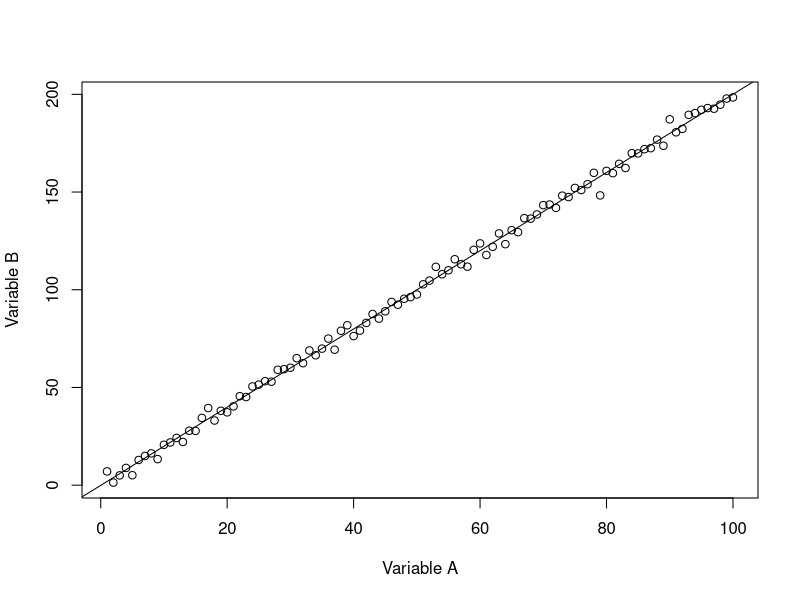
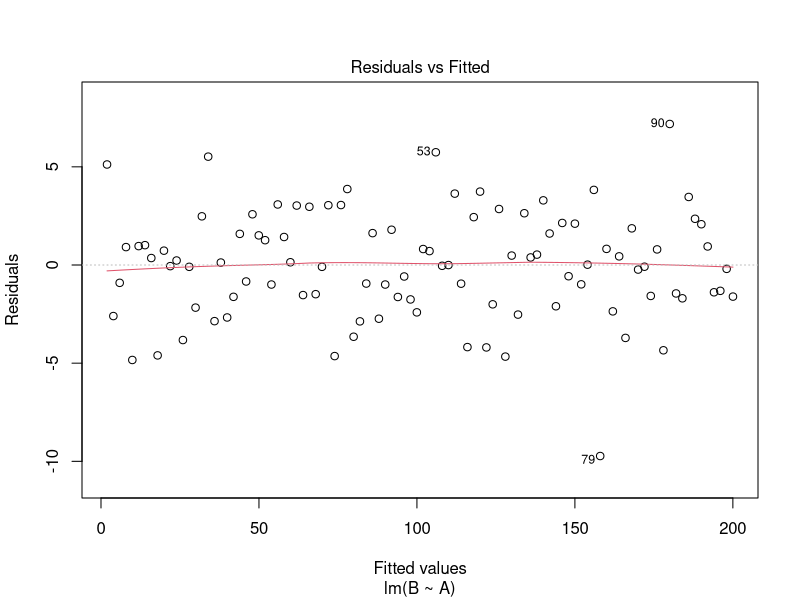
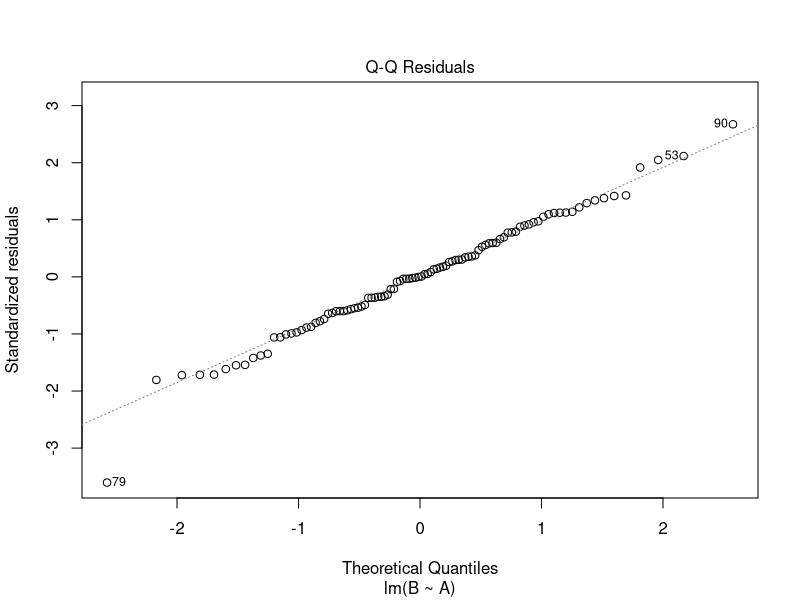
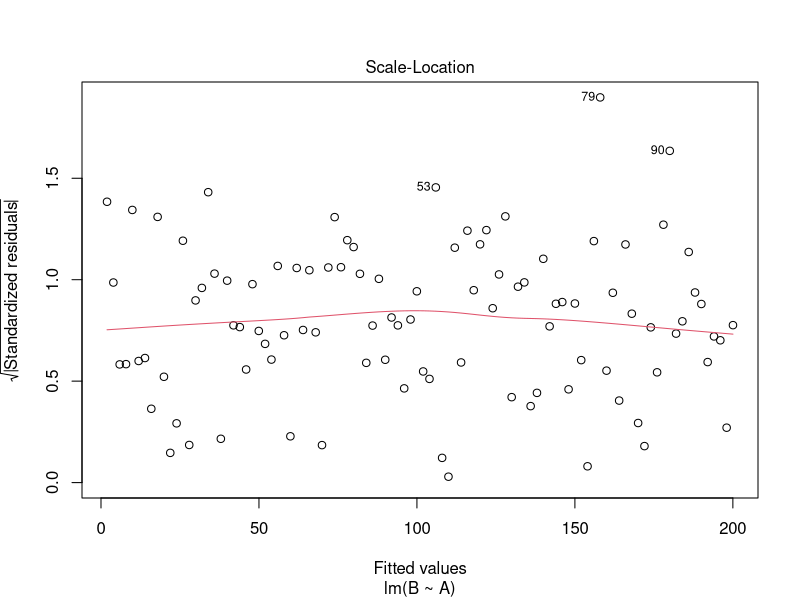
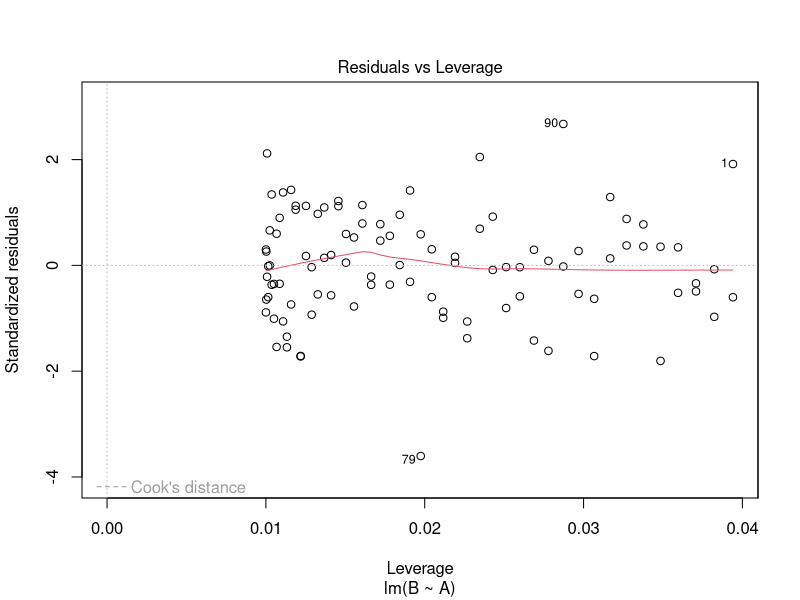

Here is the R script that generated these plots, in order:
A <- 1:100
B <- 2 * A + rnorm(100, sd = 3)

mydata <- data.frame(varA = A, varB = B)
head(mydata)
str(mydata)

plot(mydata$varA, mydata$varB, xlab = "Variable A", ylab = "Variable B")

## lm with a simple formula B ~ A
ABlm <- lm(B ~ A)
## visualise result
abline(ABlm)
## Diagnostic plot
plot(ABlm)
## prediction?
